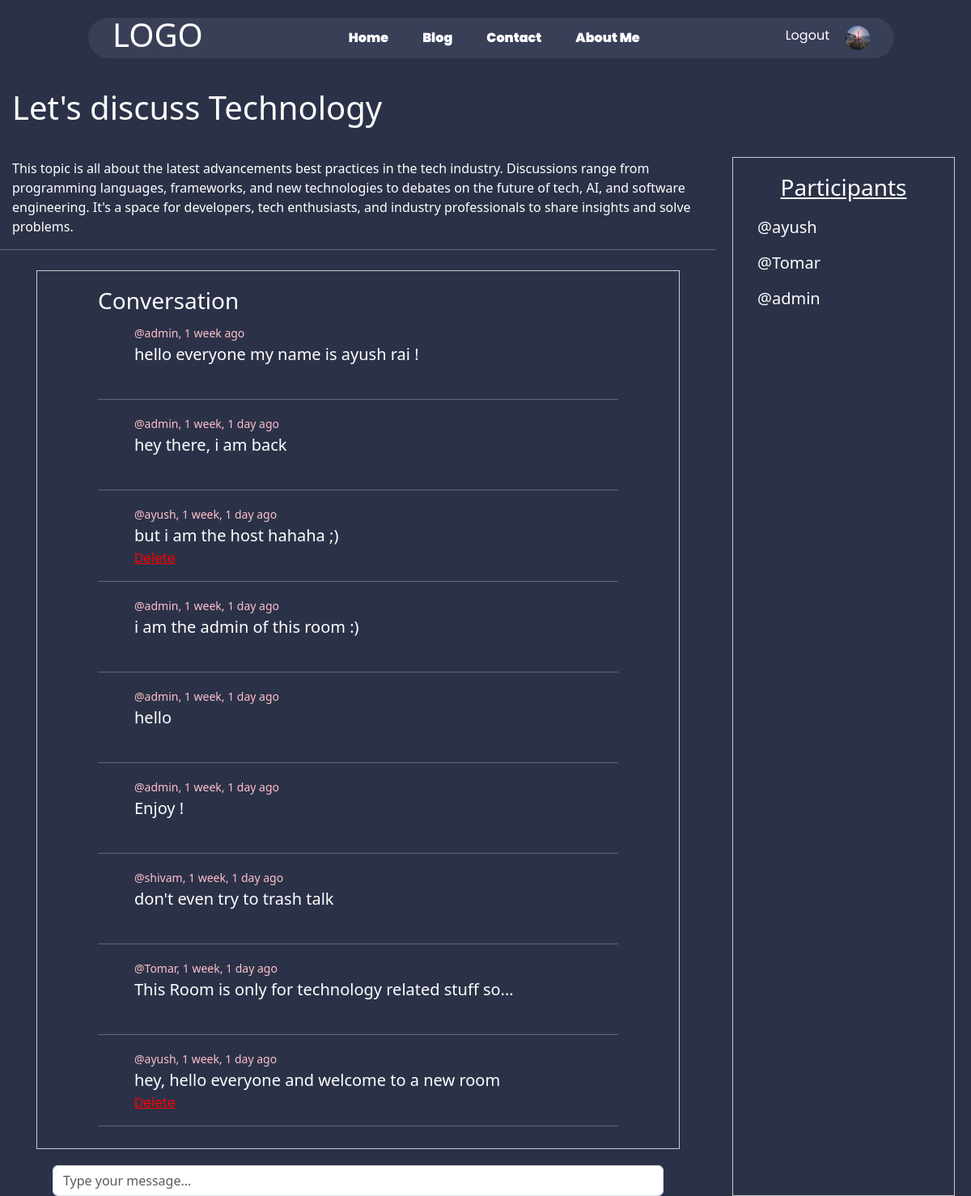
Screenshot of /room/1/ (signed in) with the database file from the repository.
### base/models.py (models this page shows, shortened)
class Room(models.Model):
    host = models.ForeignKey(User, on_delete=models.SET_NULL, null=True) # if the user is deleted, set the host to null
    topic = models.ForeignKey(Topic, on_delete=models.SET_NULL, null=True)
    name = models.CharField(max_length=200)
    participants = models.ManyToManyField(User, related_name='participants', blank=True) # many to many field for participants and related_name='participants' to access the participants of a room
    description = models.TextField(null=True, blank=True)
    updated = models.DateTimeField(auto_now=True)
    created = models.DateTimeField(auto_now_add=True)
    class Meta:
        ordering = ['-updated', '-created']

class Messages(models.Model):
    user = models.ForeignKey(User, on_delete=models.CASCADE)
    room = models.ForeignKey(Room, on_delete=models.CASCADE)
    body = models.TextField()
    updated = models.DateTimeField(auto_now=True)
    created = models.DateTimeField(auto_now_add=True)
    class Meta:
        ordering = ['-updated', '-created']

### base/views.py (the view, shortened to what this page needs)
# urls.py: path('room', views.roomDisplay, name='roomDisplay'),
def room(request, pk):
    room = get_object_or_404(Room, pk=pk)
    room_messages = room.messages_set.all().order_by('-created')
    room_participants = room.participants.all()
    return render(request, 'base/room.html', {'room': room, 'room_messages': room_messages, 'room_participants': room_participants})

### base/templates/base/room.html (shortened to what this page needs)
{% extends 'main.html' %}
{% block content %}
<div class="room-container">
    <div>
        <h1 class="text-white" style="margin: 15px;">
            {{room.name}}
        </h1>
        <br />
        <p class="text-white" style="margin: 0px 15px 0px 15px;">
            {{room.description}}
        </p>
        <hr style="color: white; height: 10px;" />
        <div class="comment-wrapper">
            <h3 style="margin: 10px 65px 10px 65px;">Conversation</h3>
            {% for message in room_messages %}
            <div class="comment" style="margin: 0px 65px 0px 65px;">
                <small style="margin: 0px 15px 0px 45px; color: pink;">
                    @{{message.user}}, {{message.created | timesince}} ago
                </small>
                <p style="margin: 0px 15px 0px 45px; font-size: 20px;">
                    {{message.body}}
                </p>
                {% if request.user == message.user %}
                <a href="{% url 'delete-message' message.id %}" style="margin: 0px 15px 0px 45px;">Delete</a>
                {% endif %}
                <br />
                <hr style="height: 2px;" />
            </div>
            {% endfor %}
        </div>
        {% if request.user.is_authenticated %}
        <div class="comment-form" style="margin: 0px 65px 0px 65px;">
            <form action="{% url 'room' room.id %}" method="post">
                <input
                    type="text"
                    class="form-control"
                    id="message"
                    name="message_body"
                    placeholder="Type your message..."
                />
            </form>
        </div>
        {% endif %}
    </div>
    <div class="participants-box">
        <h3 style="margin: 10px 15px; text-align:center;text-decoration:underline;">Participants</h3>
        {% for user in room_participants %}
            <h5 style="margin:20px; ">@{{user.username}}</h5>
        {% endfor %}
    </div>
</div>
{% endblock %}

### base/templates/base/room.html (style rules this page uses)
.room-container { display: grid; grid-template-columns: 3fr 1fr; gap: 20px; }
a { color:red; }
.comment-wrapper { border: 1px solid #ccc; padding: 10px; margin-bottom: 20px; margin-left:45px; margin-right:45px; }
.participants-box { border: 1px solid #ccc; padding: 10px; margin-top:100px; margin-right:20px; }

### rows the page displays
Room: name "Let's discuss Technology", description "This topic is all about the latest advancements best practices in the tech industry. Discussions range from programming languages, frameworks, and new technologies to debates on the future of tech, AI, and software engineering. It's a space for developers, tech enthusiasts, and industry professionals to share insights and solve problems."
Messages: user "admin", created "1 week", body "hello everyone my name is ayush rai !"
Messages: user "admin", created "1 week, 1 day", body "hey there, i am back"
Messages: user "ayush", created "1 week, 1 day", body "but i am the host hahaha ;)", shows "Delete"
Messages: user "admin", created "1 week, 1 day", body "i am the admin of this room :)"
Messages: user "admin", created "1 week, 1 day", body "hello"
Messages: user "admin", created "1 week, 1 day", body "Enjoy !"
Messages: user "shivam", created "1 week, 1 day", body "don't even try to trash talk"
Messages: user "Tomar", created "1 week, 1 day", body "This Room is only for technology related stuff so..."
Messages: user "ayush", created "1 week, 1 day", body "hey, hello everyone and welcome to a new room", shows "Delete"

### other values shown
{{ user.username }} "ayush"
{{ user.username }} "Tomar"
{{ user.username }} "admin"
